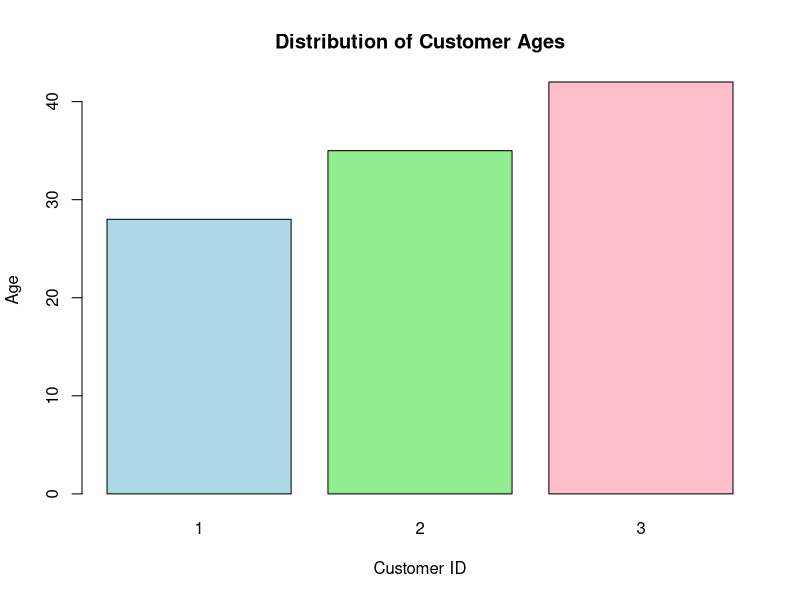

The R source for this figure:
customer_data <- data.frame(
  Customer_ID = c(1, 2, 3),
  Age = c(28, 35, 42),
  Gender = c("Female", "Male", "Female"),
  Income = c(50000, 60000, 75000)
)

# Display Dataset
print(customer_data)
barplot(
  customer_data$Age,
  names.arg = customer_data$Customer_ID,
  main = "Distribution of Customer Ages",
  xlab = "Customer ID",
  ylab = "Age",
  col = c("lightblue", "lightgreen", "pink")
)
